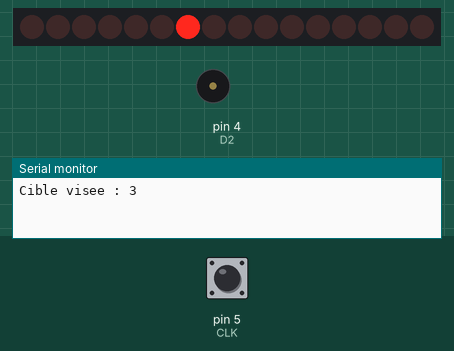
This sketch was run on a simulated Arduino Uno, built with avr-gcc and run on an emulated ATmega328P. On the bench: 16 shift-register outputs drawn as a row of LEDs (first output left, lit = HIGH), buzzer (waves = sounding), the last lines printed to the serial monitor. Wiring (inferred from the names in the program): 2 × shift register (74HC595): data pin 13; shift clock A0; latch pin 16. Wiring (inferred from the signals the program sends): row of LEDs: on Q0, Q1, Q2, Q3, Q4, Q5, Q6, Q7, Q8, Q9, Q10, Q11, Q12, Q13, Q14, Q15. The inputs (shaded band) are chosen by the test bench; at power-on: pin 5 (CLK) HIGH. Random numbers use the default seed unless the sketch sets one.

Above: at 4.0 s.
5.8 s: pin 5 (CLK) pulled LOW for 0.15 s
At 8.5 s:
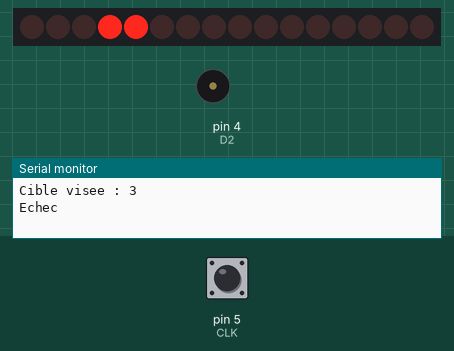
At 10.5 s:
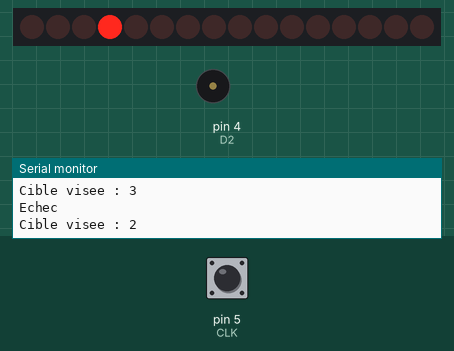
11.7 s: pin 5 (CLK) pulled LOW for 3.2 s
At 20.6 s:
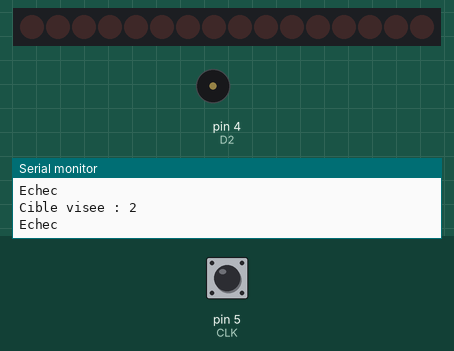
Timing chart, 0 to 23.5 s (numbered marks = the images above; inputs shaded):
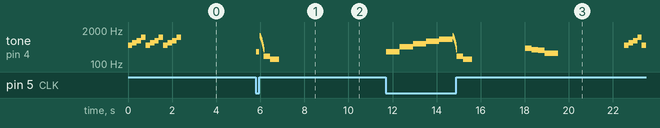

The sketch:

sketch_oct18a.ino
```cpp
enum Pin : uint8_t {
  D0 = 16, // starts pulled high, no interrupt or pwm
  D1 =  5,
  D2 =  4,
  D3 =  0, // always pulled high, fails to boot if low
  D4 =  2, // always pulled high, fails to boot if low
  D5 = 14,
  D6 = 12,
  D7 = 13,
  D8 = 15, // always pulled low, fails to boot if high
  RX =  3,
  TX =  1
};

// --- Broches ---
const Pin DATA   = D7;  // SER des registres
const Pin CLK    = D5;  // SRCLK
const Pin LATCH  = D0;  // RCLK
const Pin BOUTON = D1;
const Pin BUZZER = D2;

// --- Position de chaque DEL dans les 16 bits ---
// bits 0 à 7  : premier registre (score, prise, cibles)
// bits 8 à 15 : deuxième registre (barre de puissance)
const uint16_t SCORE[3]     = { 1 << 0, 1 << 1, 1 << 2 };
const uint16_t PRISE        = 1 << 3;
const uint16_t CIBLE[3]     = { 1 << 4, 1 << 5, 1 << 6 };
const uint16_t PUISSANCE[5] = { 1 << 8, 1 << 9, 1 << 10, 1 << 11, 1 << 12 };

// --- Groupes de DEL ---
const uint16_t TOUS_SCORE      = (1 << 0) | (1 << 1) | (1 << 2);
const uint16_t TOUTES_CIBLES   = (1 << 4) | (1 << 5) | (1 << 6);
const uint16_t TOUTE_PUISSANCE = (1 << 8) | (1 << 9) | (1 << 10) | (1 << 11) | (1 << 12);

uint16_t etat = 0;   // la "mémoire" : quelles DEL sont allumées

const unsigned long TEMPS_MAX = 3000;   // temps (ms) pour remplir la barre de puissance

int points = 0;   // nombre de points marqués (0 à 3)
int prises = 0;   // nombre de prises (0 à 2)

void afficher() {
  digitalWrite(LATCH, LOW);
  shiftOut(DATA, CLK, MSBFIRST, etat >> 8);    // octet du haut -> barre
  shiftOut(DATA, CLK, MSBFIRST, etat & 0xFF);  // octet du bas  -> score, prise, cibles
  digitalWrite(LATCH, HIGH);
}

void allumer(uint16_t masque)  { etat |= masque;  afficher(); }
void eteindre(uint16_t masque) { etat &= ~masque; afficher(); }
void toutEteindre()            { etat = 0;        afficher(); }

void clignoter(uint16_t masque, int fois, int dureeMs) {
  for (int i = 0; i < fois; i++) {
    allumer(masque);  delay(dureeMs);
    eteindre(masque); delay(dureeMs);
  }
}

// --- SONS ---
void note(int frequence, int dureeMs) {
  tone(BUZZER, frequence, dureeMs);
  delay(dureeMs);
  noTone(BUZZER);
}

void arreterSon() { noTone(BUZZER); }

// Son continu : plus le niveau (1 à 5) est haut, plus la note est aiguë
void sonChargement(int niveau) {
  tone(BUZZER, 300 + niveau * 150);
}

void sonVol() {
  for (int f = 1200; f > 300; f -= 50) {
    tone(BUZZER, f);
    delay(10);
  }
  noTone(BUZZER);
}

void sonSucces() {
  note(880, 100);
  note(1320, 200);
}

void sonEchec() {
  note(200, 300);
  note(150, 400);
}

void victoire() {
  toutEteindre();
  int melodie[6] = { 523, 659, 784, 1047, 784, 1047 };
  int duree[6]   = { 150, 150, 150, 300, 150, 500 };
  for (int i = 0; i < 6; i++) {
    if (i % 2 == 0) {                       // note paire : DEL 1 et 3
      eteindre(SCORE[1]);
      allumer(SCORE[0] | SCORE[2]);
    } else {                                // note impaire : DEL 2
      eteindre(SCORE[0] | SCORE[2]);
      allumer(SCORE[1]);
    }
    note(melodie[i], duree[i]);
  }
}

void defaite() {
  toutEteindre();
  int melodie[4] = { 392, 349, 330, 262 };
  int duree[4]   = { 300, 300, 300, 600 };
  for (int i = 0; i < 4; i++) {
    if (i % 2 == 0) allumer(PRISE);         // la DEL rouge clignote
    else            eteindre(PRISE);
    note(melodie[i], duree[i]);
  }
}

// Attend un appui, charge tant que le bouton est tenu.
// Renvoie la cible atteinte (0, 1 ou 2), ou -1 si hors circuit.
int chargerTir() {
  // 1. Ignorer un appui commencé avant : on attend d'abord que le bouton soit relâché
  while (digitalRead(BOUTON) == LOW) delay(10);

  // 2. Attendre un nouvel appui
  while (digitalRead(BOUTON) == HIGH) delay(10);
  delay(20);                          // anti-rebond à l'appui

  // 3. Charger tant que le bouton est tenu
  unsigned long debut = millis();
  unsigned long duree = 0;
  int niveau = 0;
  sonChargement(0);

  while (digitalRead(BOUTON) == LOW) {
    duree = millis() - debut;

    if (duree >= TEMPS_MAX) {         // maximum atteint : le tir part tout seul
      allumer(PUISSANCE[4]);
      arreterSon();
      return -1;                      // tir hors circuit
    }

    int nouveauNiveau = duree * 5 / TEMPS_MAX;
    if (nouveauNiveau > niveau) {     // une DEL de plus à allumer
      niveau = nouveauNiveau;
      allumer(PUISSANCE[niveau - 1]);
      sonChargement(niveau);
    }
    delay(10);
  }

  // 4. Bouton relâché : le tir part
  arreterSon();
  delay(20);                          // anti-rebond au relâchement
  return duree * 3 / TEMPS_MAX;       // cible atteinte : 0, 1 ou 2
}

void jouerRonde() {
  // 1. Choisir une cible au hasard et l'afficher 1 seconde
  int cible = random(3);              // 0, 1 ou 2
  Serial.print("Cible visee : ");
  Serial.println(cible + 1);
  allumer(CIBLE[cible]);
  delay(1000);                        // pendant ce temps, le bouton n'est pas lu
  eteindre(CIBLE[cible]);

  // 2. Le joueur charge et tire
  int atteinte = chargerTir();        // 0, 1, 2 ou -1 (hors circuit)
  sonVol();

  // 3. Résultat
  if (atteinte == cible) {            // succès
    allumer(CIBLE[atteinte]);
    sonSucces();
    clignoter(SCORE[points], 3, 150);
    allumer(SCORE[points]);           // la DEL de score reste allumée
    points++;
    Serial.println("Succes");
  } else {                            // échec
    if (atteinte != -1) {
      allumer(CIBLE[atteinte]);       // la cible touchée (aucune si hors circuit)
    }
    sonEchec();
    clignoter(PRISE, 3, 150);
    allumer(PRISE);                   // la DEL de prise reste allumée
    prises++;
    Serial.println("Echec");
  }

  // 4. Fin de ronde : on éteint les cibles et la barre, le score et la prise restent
  delay(1000);
  eteindre(TOUTES_CIBLES | TOUTE_PUISSANCE);
  delay(500);
}

void debutDePartie() {
  uint16_t groupes[4] = { PRISE, TOUS_SCORE, TOUTES_CIBLES, TOUTE_PUISSANCE };
  int notes[4] = { 523, 659, 784, 1047 };   // do, mi, sol, do aigu
  for (int tour = 0; tour < 3; tour++) {
    for (int g = 0; g < 4; g++) {
      allumer(groupes[g]);
      note(notes[g], 200);
      eteindre(groupes[g]);
    }
  }
  toutEteindre();
  delay(1500);   // courte pause avant la première ronde
}

void setup() {
  Serial.begin(115200);
  pinMode(DATA, OUTPUT);
  pinMode(CLK, OUTPUT);
  pinMode(LATCH, OUTPUT);
  pinMode(BOUTON, INPUT_PULLUP);
  pinMode(BUZZER, OUTPUT);
  toutEteindre();
  randomSeed(analogRead(A0));   // A0 est reliée à rien : elle capte du bruit, donc un point de départ différent à chaque démarrage
}

void loop() {
  // --- Début de partie ---
  points = 0;
  prises = 0;
  toutEteindre();
  debutDePartie();

  // --- Rondes : on continue tant que la partie n'est ni gagnée ni perdue ---
  while (points < 3 && prises < 2) {
    jouerRonde();
  }

  // --- Fin de partie ---
  if (points == 3) {
    victoire();
  } else {
    defaite();
  }
  toutEteindre();
  delay(3000);      // quelques secondes, puis on retourne au début de partie
}
```

Measured:
- after the input at 5.8 s, tone on pin 4 (D2): plays 300 Hz for 0.13 s, 1200 Hz for 0.01 s, 1150 Hz for 0.01 s, 1100 Hz for 0.01 s, 1050 Hz for 0.01 s, 1000 Hz for 0.01 s … (21 notes in this stretch), starting at once
- after the input at 11.7 s, tone on pin 4 (D2): plays 300 Hz for 0.60 s, 450 Hz for 0.60 s, 600 Hz for 0.60 s, 750 Hz for 0.59 s, 900 Hz for 0.60 s, 1200 Hz for 0.01 s … (34 notes in this stretch), starting at once
- by itself, tone on pin 4 (D2): repeats every 0.80 s: 659 Hz 0.20 s, 784 Hz 0.20 s, 1047 Hz 0.20 s, 523 Hz 0.20 s, until it stays silent from 2.4 s
